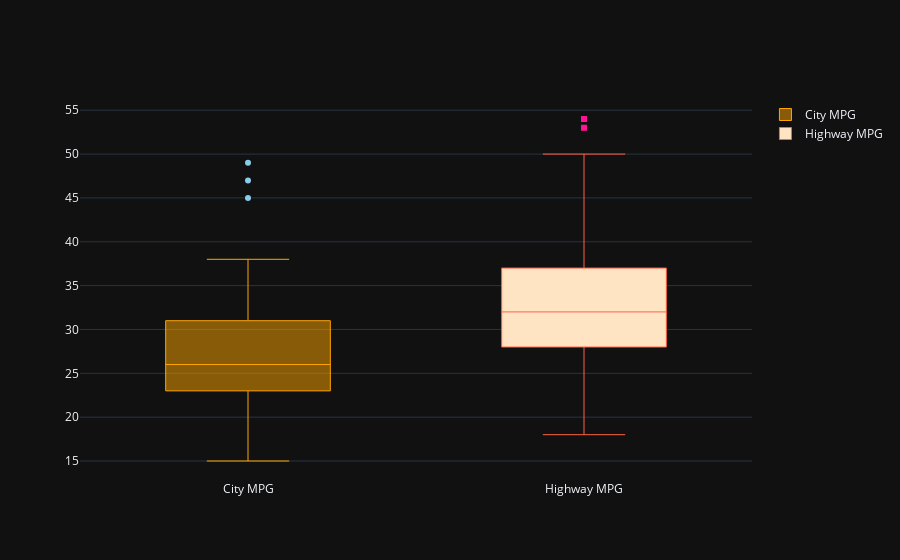

Notebook code for this chart:
### Code cell
trace0 = go.Box(
    y=auto_data['city-mpg'],
    name= 'City MPG',

    marker = go.box.Marker(
        color='skyblue',
        # size=20,
        # symbol='circle-open',
        # opacity=0.75
    ),

    line = go.box.Line(
        color='orange',
        width=1
    )
)

trace1 = go.Box(
    y=auto_data['highway-mpg'],
    name='Highway MPG',

    fillcolor= 'bisque',

    marker = go.box.Marker(
        color='deeppink',
        symbol='square',
    ),

    line = go.box.Line(
        color='tomato',
        width=1
    )
)
data = [trace0, trace1]
offline.iplot(data)

### Figure 1 — Plotly figure (JSON) as saved in the notebook; plotly's stock layout.template omitted (floating-point values rounded to 4 significant figures; data arrays with more than 128 entries replaced by an {"elided": "..."} marker saying what was removed)
{"data": [{"line": {"color": "orange", "width": 1}, "marker": {"color": "skyblue"}, "name": "City MPG", "y": {"elided": "159 int values"}, "type": "box"}, {"fillcolor": "bisque", "line": {"color": "tomato", "width": 1}, "marker": {"color": "deeppink", "symbol": "square"}, "name": "Highway MPG", "y": {"elided": "159 int values"}, "type": "box"}], "layout": {}}
